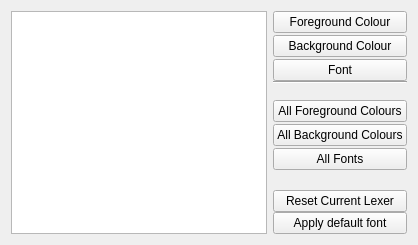
     <widget class="QWidget" name="pLexerFonts">
      <layout class="QHBoxLayout" name="horizontalLayout_7">
       <item>
        <widget class="QListWidget" name="lwLexersHighlightingElements_3"/>
       </item>
       <item>
        <layout class="QVBoxLayout" name="_43">
         <property name="spacing">
          <number>0</number>
         </property>
         <item>
          <layout class="QVBoxLayout" name="_44">
           <property name="spacing">
            <number>2</number>
           </property>
           <item>
            <widget class="QPushButton" name="pbLexersHighlightingForeground_3">
             <property name="text">
              <string>Foreground Colour</string>
             </property>
            </widget>
           </item>
           <item>
            <widget class="QPushButton" name="pbLexersHighlightingBackground_3">
             <property name="text">
              <string>Background Colour</string>
             </property>
            </widget>
           </item>
           <item>
            <widget class="QPushButton" name="pbLexersHighlightingFont_3">
             <property name="text">
              <string>Font</string>
             </property>
            </widget>
           </item>
          </layout>
         </item>
         <item>
          <widget class="Line" name="lLexer_3">
           <property name="orientation">
            <enum>Qt::Horizontal</enum>
           </property>
          </widget>
         </item>
         <item>
          <spacer>
           <property name="orientation">
            <enum>Qt::Vertical</enum>
           </property>
           <property name="sizeHint" stdset="0">
            <size>
             <width>20</width>
             <height>16</height>
            </size>
           </property>
          </spacer>
         </item>
         <item>
          <layout class="QVBoxLayout" name="_45">
           <property name="spacing">
            <number>2</number>
           </property>
           <item>
            <widget class="QPushButton" name="pbLexersHighlightingAllForeground_3">
             <property name="text">
              <string>All Foreground Colours</string>
             </property>
            </widget>
           </item>
           <item>
            <widget class="QPushButton" name="pbLexersHighlightingAllBackground_3">
             <property name="text">
              <string>All Background Colours</string>
             </property>
            </widget>
           </item>
           <item>
            <widget class="QPushButton" name="pbLexersHighlightingAllFont_3">
             <property name="text">
              <string>All Fonts</string>
             </property>
            </widget>
           </item>
          </layout>
         </item>
         <item>
          <spacer>
           <property name="orientation">
            <enum>Qt::Vertical</enum>
           </property>
           <property name="sizeType">
            <enum>QSizePolicy::Fixed</enum>
           </property>
           <property name="sizeHint" stdset="0">
            <size>
             <width>20</width>
             <height>20</height>
            </size>
           </property>
          </spacer>
         </item>
         <item>
          <widget class="QPushButton" name="pbLexersHighlightingReset_3">
           <property name="toolTip">
            <string>Restore all default properties for all lexers' styles</string>
           </property>
           <property name="text">
            <string>Reset Current Lexer</string>
           </property>
          </widget>
         </item>
         <item>
          <widget class="QPushButton" name="pbLexersApplyDefaultFont_3">
           <property name="toolTip">
            <string>Apply default font family and pixel size to all lexers' styles</string>
           </property>
           <property name="text">
            <string>Apply default font</string>
           </property>
          </widget>
         </item>
        </layout>
       </item>
      </layout>
     </widget>
